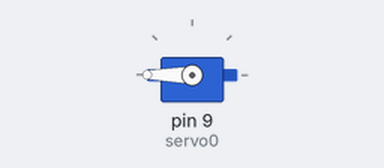
This sketch was run on a simulated Arduino Uno, built with avr-gcc and run on an emulated ATmega328P. Shown: servo.

Above: at 0.05 s.
At 10.0 s:
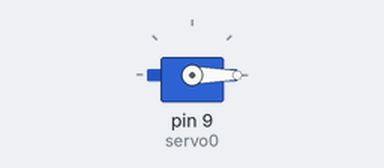
Timing chart, 0 to 13.0 s (numbered marks = the images above):
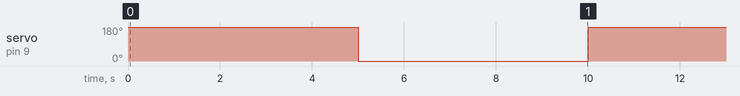

The sketch:

LAB_20200309_1_ServoTest.ino
```cpp
//For LAB_20200309_1 servo test
//================
//MAR 9 2020 T.I. created this file
#include <Servo.h>

#define ZEROPOSITION 540  //micro seconds, 0 degree for MG966R
#define ENDPOSITION 2500  //micro seconds, 180 degree for MG966R

Servo servo0;


int ADCVal = 0 ;
int servoDegree=0;

void setup() {
  // put your setup code here, to run once:

    Serial.setTimeout(50);
    Serial.begin(9600);
    servo0.attach(9, ZEROPOSITION, ENDPOSITION);
}

void loop() {


  if(180<=servoDegree)
  {
    servoDegree=0;
  }
  else
  {
    servoDegree=180;
  }
  servo0.write(servoDegree);
  delay(5000);

}
```

Measured:
- by itself, servo on pin 9 (servo0): alternates 180° for 5.0 s and 0° for 5.0 s
